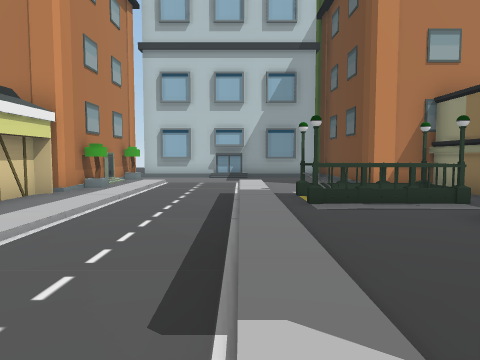
[1] (above)

18 first-person views from a walk through a scene from a Unity 3-D project. The camera is 1.4 m above the floor, tilts 4° down and sees 70° across. The floor is counted in squares, 2 m on a side. Each view is taken from the middle of a square. On the plan, view 1 faces up. The plan holds only what a view shows up to about 11 squares ahead; the rest is blank. The place goes on beyond the plan. The player is left out.

[2]
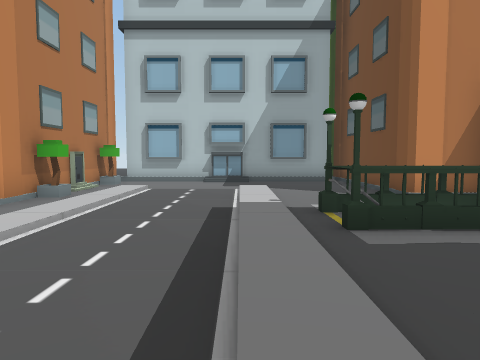

[3]
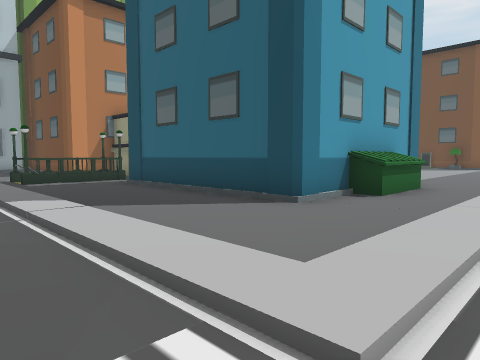

[4]
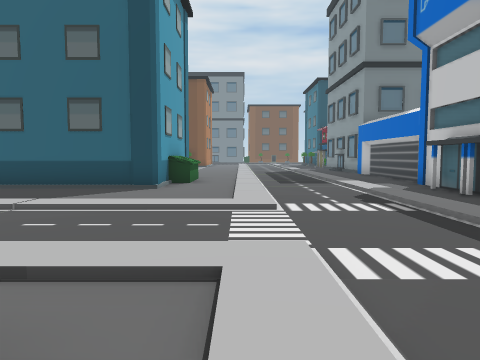

[5]
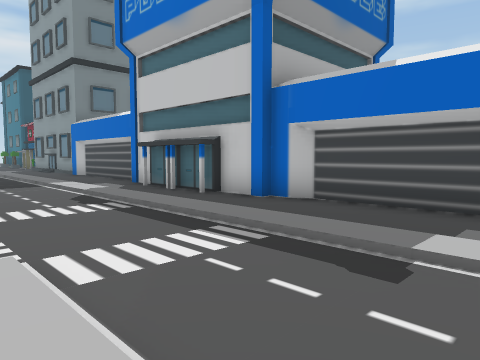

[6]
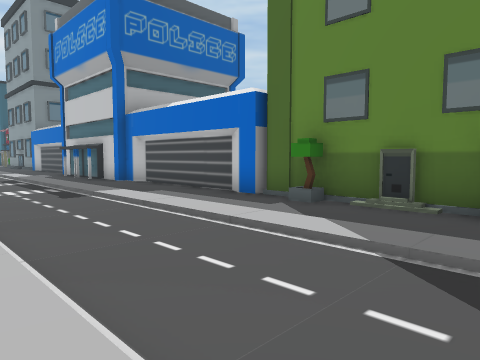

[7]
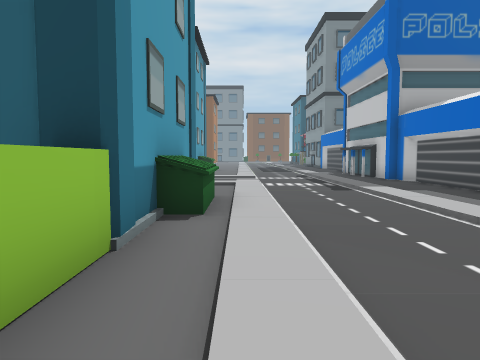

[8]
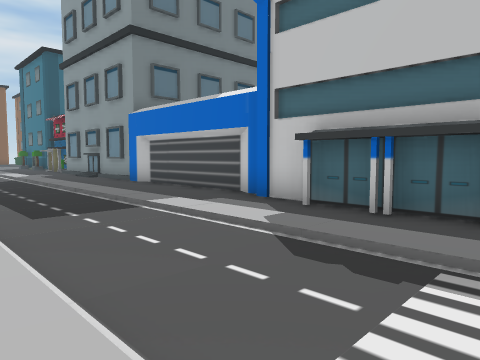

[9]
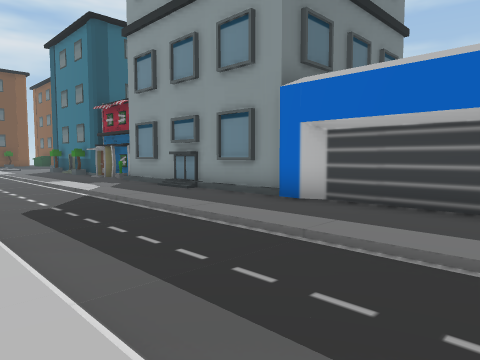

[10]
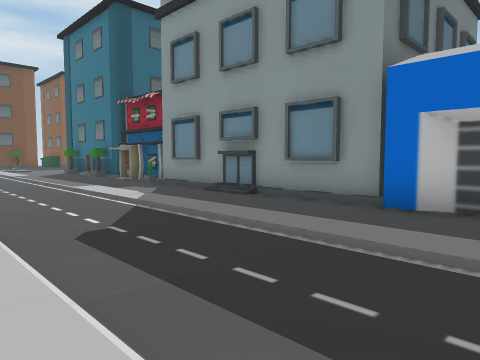

[11]
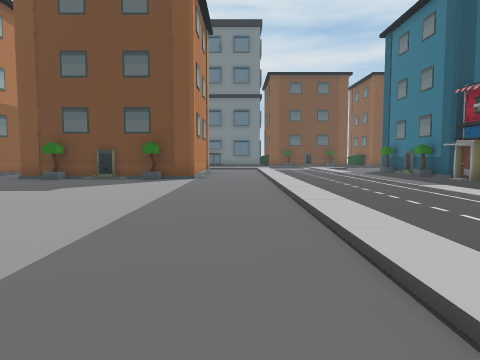

[12]
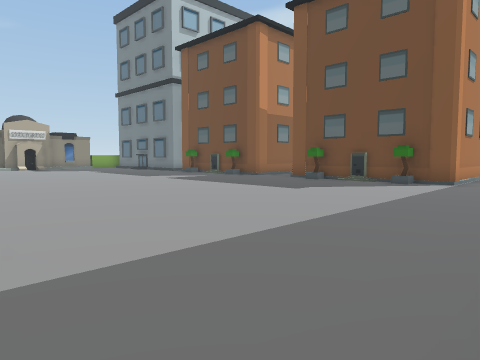

[13]
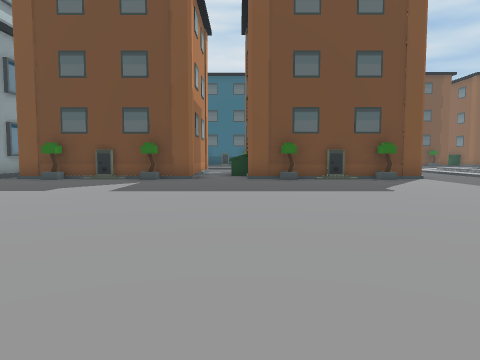

[14]
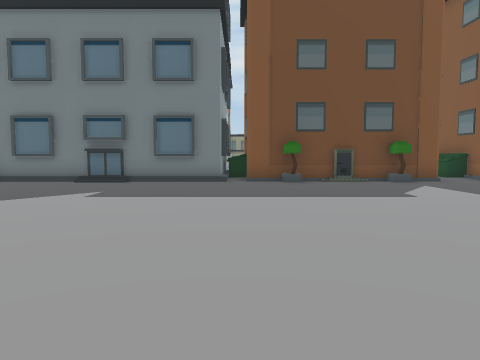

[15]
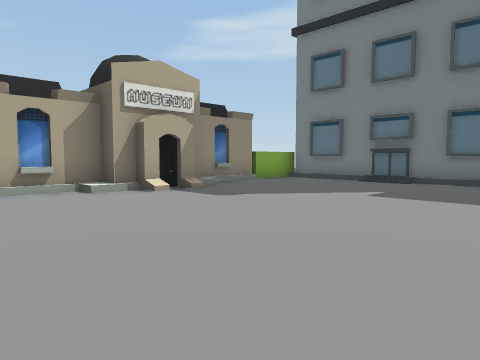

[16]
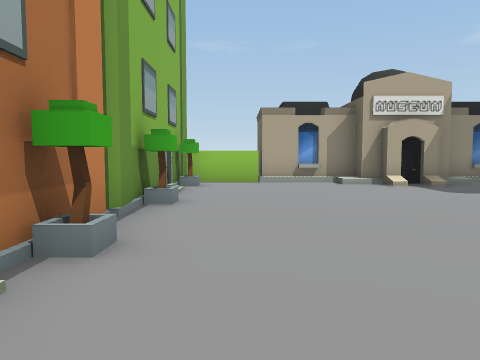

[17]
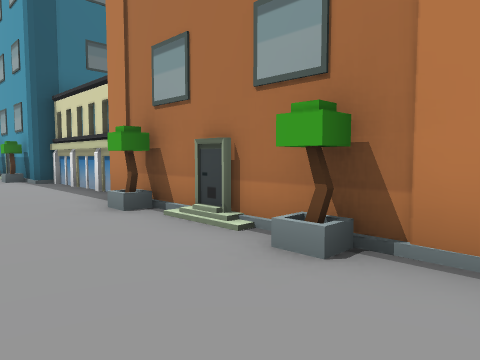

[18]
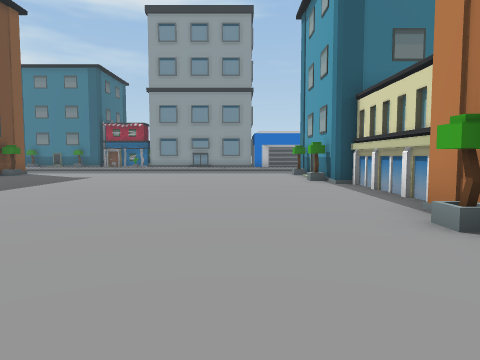

### Floor plan
Key: @ floor where view 1 was taken; # wall or solid block; . main floor; : floor 0.25 m higher than the main floor; / step, stairs or slope; ^ raised ledge; H house; B bush; O other object.
Columns run from 12 left of view 1 to 21 right of it. Each row starts with its distance up from view 1.
 21                        #
 20                       B##   ##
 19                     #BB.#####.BB#
 18                     ##..........#
 17                     #...........#
 16                     #...........#
 15                     #...........#
 14                     #...........#
 13          ###### #   #...........##
 12         #.......#   #............#
 11         #.......#   #...........##
 10         #//./...#   #...........#
  9         #//./...##  #...........#
  8        ##//./.   #  H...........#
  7        #.//./#^^#H  H...........#
  6        ##//./#^^#   H............
  5          //./....   H............^
  4          //./...#   #...........#
  3           /./...#   #...........#
  2           /./...#   #...........#
  1            ./...#   #...........#
  0            .@...#   #...........##
 -1    #     //./...#####.............
 -2 OOO######//./....................
 -3 ///////////./////////////////////
 -4  ................................
 -5  ................................
 -6  ::::::::::::::::::::::::::::::::
 -7   ...............................
 -8   #.#.......#####........//......
 -9   ###########   ######## ####HHH#

Where each view was taken, in squares from view 1:
view 1: 0 up, 0 right, facing up
view 2: 2 up, 0 right, facing up
view 3: 4 down, 1 left, facing up-right
view 4: 3 down, 5 left, facing right
view 5: 3 down, 5 left, facing down-right
view 6: 3 down, 11 left, facing down-right
view 7: 3 down, 12 left, facing right
view 8: 3 down, 0 right, facing down-right
view 9: 3 down, 6 right, facing down-right
view 10: 3 down, 8 right, facing down-right
view 11: 2 down, 9 right, facing right
view 12: 3 down, 9 right, facing up-right
view 13: 5 up, 9 right, facing right
view 14: 12 up, 10 right, facing right
view 15: 12 up, 10 right, facing up-right
view 16: 10 up, 10 right, facing up
view 17: 14 up, 11 right, facing down-left
view 18: 13 up, 11 right, facing down
